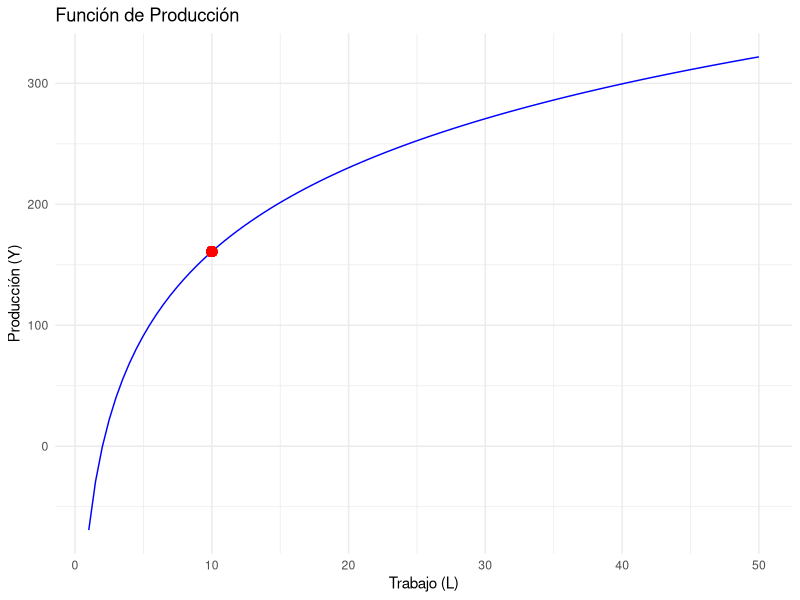

Recreate this plot in R.
## ---- chunk 1
knitr::opts_chunk$set(echo = TRUE)
## ---- chunk 2
P <- 10
W <- 100

L_optimo <- (100 * P) / W
Y_optimo <- 100 * log((100 * P) / (2 * W))
beneficio_max <- P * Y_optimo - W * L_optimo

list(L_optimo = L_optimo, Y_optimo = Y_optimo, beneficio_max = beneficio_max)
## ---- chunk 3
library(ggplot2)
L <- seq(1, 50, length.out = 100)
Y <- 100 * log(L / 2)

ggplot(data.frame(L, Y), aes(x = L, y = Y)) +
  geom_line(color = "blue") +
  geom_point(aes(x = L_optimo, y = Y_optimo), color = "red", size = 3) +
  labs(title = "Función de Producción", x = "Trabajo (L)", y = "Producción (Y)") +
  theme_minimal()
## ---- chunk 4
w <- 2
r <- 1
P <- 10  

# Igualamos ambas ecuaciones y despejamos L
L_optimo_2 <- (10*P/r)^(2/5)*(25*P/(2*w))^(8/5)

# Sustituimos L_optimo en la ecuación de K
K_optimo_2 <- (P * 10 * L_optimo_2^(1/4) / r)^(5/4)

# Calculamos la producción óptima Y*
Y_optimo_2 <- 50 * L_optimo_2^(1/4) * K_optimo_2^(1/5)

# Calculamos el beneficio óptimo
beneficio_max_2 <- P * Y_optimo_2 - w * L_optimo_2 - r * K_optimo_2

list(L_optimo_2 = L_optimo_2, K_optimo_2 = K_optimo_2, Y_optimo_2 = Y_optimo_2, beneficio_max_2 = beneficio_max_2)
